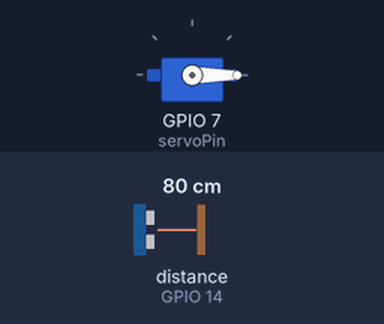
Recording of a sketch running on a simulated ESP32. On the bench: servo. Wiring (inferred from the names in the program): ultrasonic range finder: trigger GPIO 12; echo GPIO 14. The test bench sets the inputs (shaded band); at power-on: distance to the obstacle (sensor on GPIO 14) 80 cm. The echo pulse lasts 58.3 µs per cm; what the sketch prints to the serial monitor is not drawn.

Above: at 1.8 s.
1.9 s: distance to the obstacle (sensor on GPIO 14) set to 12 cm
3.4 s: distance to the obstacle (sensor on GPIO 14) set to 9 cm
At 5.2 s:
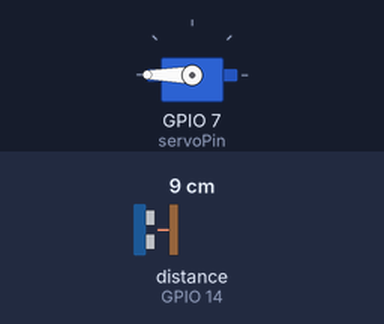
5.5 s: distance to the obstacle (sensor on GPIO 14) set to 18 cm
At 6.9 s:
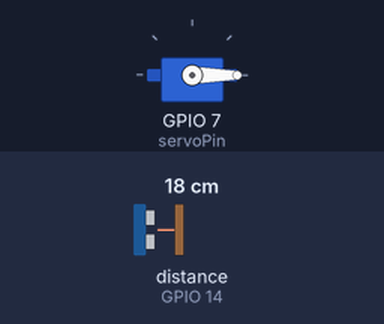
7.5 s: distance to the obstacle (sensor on GPIO 14) set to 2 cm
At 8.5 s:
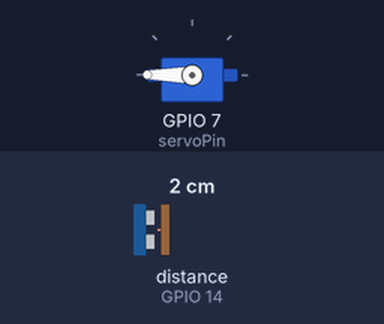
Timing chart, 0 to 10.5 s (numbered marks = the images above; inputs shaded):
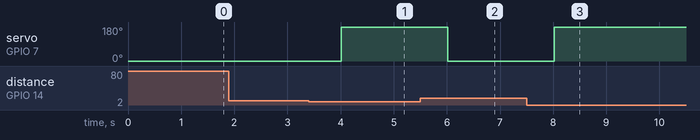

Measured:
- the behaviour switches between 11 and 10 cm on distance to the obstacle (sensor on GPIO 14) (found by bisection; images 0 and 1)
- after the input at 1.9 s, every drawn part: stays the same
- after the input at 3.4 s, servo on GPIO 7 (servoPin): 0° → 180° after 0.61 s
- after the input at 5.5 s, servo on GPIO 7 (servoPin): 180° → 0° after 0.52 s
- after the input at 7.5 s, servo on GPIO 7 (servoPin): 0° → 180° after 0.52 s

The sketch:

sketch_nov9c-Sensor.ino
```cpp
#include <ESP32Servo.h>  // Librería para controlar el servo

// Definir pines
const int trigPin = 12;  // Pin para el Trigger
const int echoPin = 14;   // Pin para el Echo
const int servoPin = 7; // Pin para el Servo

// Crear objeto Servo
Servo miServo;

void setup() {
  // Iniciar comunicación serial para mostrar los datos de distancia
  Serial.begin(115200);

  // Configurar pines de sensor ultrasónico
  pinMode(trigPin, OUTPUT);
  pinMode(echoPin, INPUT);

  // Iniciar o configurar el servo en el pin correspondiente
  miServo.attach(servoPin);

  // Mover el servo a la posición inicial
  miServo.write(0);  // Posición central (0 grados)

  Serial.println("Iniciando");
}

void loop() {
 // Enviar un pulso de 10 microsegundos al pin Trigger para iniciar la medición
  digitalWrite(trigPin, LOW);
  delayMicroseconds(2);
  digitalWrite(trigPin, HIGH);
  delayMicroseconds(10);
  digitalWrite(trigPin, LOW);

  // Leer la duración del pulso desde el pin Echo y calcular la distancia en centímetros
  long duracion = pulseIn (echoPin, HIGH);
  float distance = duracion * 0.034 / 2;

  // Imprimir la distancia en el monitor serial
  Serial.print("Distance: ");
  Serial.print(distance);
   Serial.println(" cm");

  // Control del servo
  if (distance <=10 && distance> 0) {
    miServo.write (180);
    Serial.print("Objeto detectado");
  } else{
    miServo.write(0);
  }
  delay(1000);
}
```
